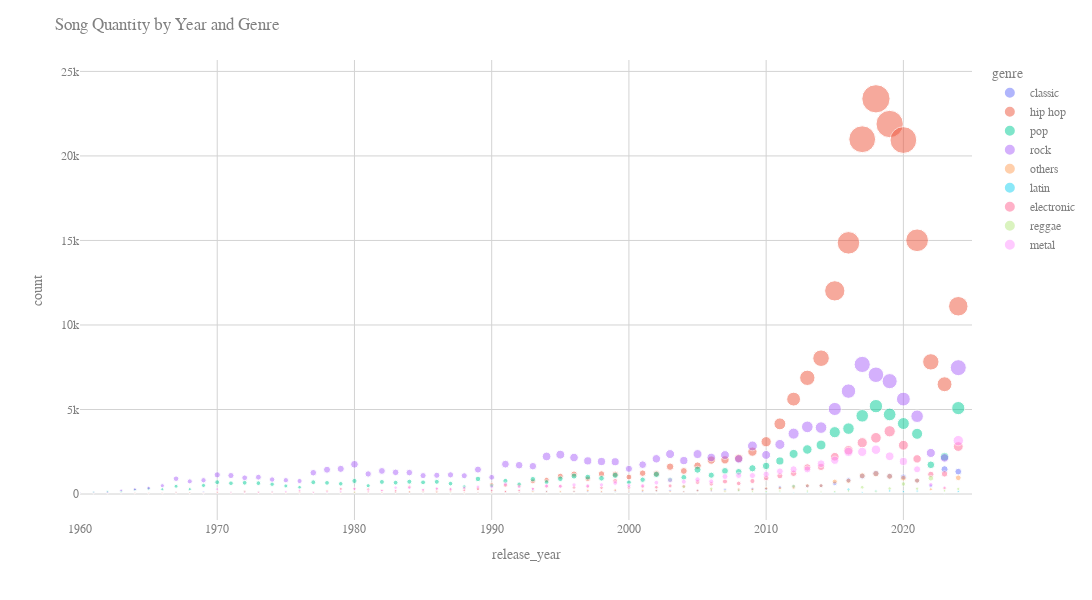

The code cell stored with this chart in its notebook:
### Code cell
# Mapping sub-genres to broader genres
original_mapping = {
    'pop': 'indie pop, pop, pop rock, folk, britpop, j-pop, dream pop, k-pop, pop punk',
    'rock': 'rock, country, blues, alternative rock, psychedelic rock, garage rock, classic rock, hard rock, new wave, alt-country, grunge, math rock, punk, indie, alternative',
    'metal': 'heavy metal, metal, emo, power metal, post-hardcore, progressive metal, thrash metal, black metal, death metal, doom metal, melodic death metal, metalcore, nu metal, deathcore, screamo',
    'electronic': 'electronic, industrial, electro, techno, trance, house, drum and bass, ambient, experimental, lo-fi, dance, trip-hop, chillout, chillwave, synthpop, electropop',
    'hip hop': 'hip hop, rap, trap, cloud rap, hip-hop, emo rap, rnb, grime',
    'classic': 'classical, jazz, swing, gospel',
    'others': 'comedy, soundtrack, worship, soul, disco, christian',
    'latin': 'reggaeton, dancehall, latin',
    'reggae': 'reggae, dub'
}

# Explode the 'genre' column to handle multiple genres per song
genre_mapping = {}
for broad_genre, subgenres in original_mapping.items():
    for sub in subgenres.split(','):
        genre_mapping[sub.strip()] = broad_genre

# Exploding the 'genre' column to handle multiple genres per song
df_exploded = (
  df.copy()
    .assign(genre=lambda d: d['genre'].str.split(','))
    .explode('genre')
    .assign(genre=lambda d: d['genre'].str.strip())
)

# Map sub-genres to broader genres
df_exploded['genre'] = df_exploded['genre'].map(genre_mapping)
df_exploded = df_exploded.dropna(subset=['genre'])

year_genre_counts = df_exploded.groupby(['release_year', 'genre']).size().reset_index(name='count')

# Plotting the song quantity by year and genre
fig = px.scatter(year_genre_counts, x='release_year', y='count',
                 color='genre',
                 size='count',
                 opacity=0.5)

# Setting the size of the markers based on the count, showing period from 1960 to 2025
fig.update_layout(
    title='Song Quantity by Year and Genre',
    font=dict(family='Verdana', size=12, color='Gray'),
    height=600,
    width=1200,
    plot_bgcolor='white',
    paper_bgcolor='white',
    xaxis=dict(
        gridcolor='lightgray',
        zeroline=False,
        range=[1960,2025]
    ),
    yaxis=dict(
        gridcolor='lightgray',
        zeroline=False
    )
)

fig.show()

### Figure 1 — Plotly figure (JSON) as saved in the notebook; plotly's stock layout.template omitted (floating-point values rounded to 4 significant figures)
{"data": [{"hovertemplate": "genre=classic<br>release_year=%{x}<br>count=%{marker.size}<extra></extra>", "legendgroup": "classic", "marker": {"color": "#636efa", "opacity": 0.5, "size": [2, 1, 3, 2, 1, 4, 1, 4, 29, 2, 5, 7, 1, 9, 16, 39, 26, 34, 65, 120, 109, 78, 59, 53, 50, 98, 71, 115, 61, 102, 132, 128, 134, 79, 72, 85, 89, 77, 74, 75, 54, 94, 105, 91, 70, 63, 55, 83, 45, 111, 126, 219, 138, 80, 147, 144, 109, 177, 98, 140, 190, 208, 131, 207, 188, 267, 238, 309, 309, 396, 445, 474, 491, 628, 814, 1058, 1222, 1057, 1012, 793, 482, 1466, 1323], "sizemode": "area", "sizeref": 58.45, "symbol": "circle"}, "mode": "markers", "name": "classic", "orientation": "v", "showlegend": true, "type": "scatter", "x": [1903, 1916, 1921, 1926, 1927, 1931, 1932, 1933, 1939, 1949, 1950, 1953, 1954, 1955, 1956, 1957, 1958, 1959, 1960, 1961, 1962, 1963, 1964, 1965, 1966, 1967, 1968, 1969, 1970, 1971, 1972, 1973, 1974, 1975, 1976, 1977, 1978, 1979, 1980, 1981, 1982, 1983, 1984, 1985, 1986, 1987, 1988, 1989, 1990, 1991, 1992, 1993, 1994, 1995, 1996, 1997, 1998, 1999, 2000, 2001, 2002, 2003, 2004, 2005, 2006, 2007, 2008, 2009, 2010, 2011, 2012, 2013, 2014, 2015, 2016, 2017, 2018, 2019, 2020, 2021, 2022, 2023, 2024], "xaxis": "x", "y": [2, 1, 3, 2, 1, 4, 1, 4, 29, 2, 5, 7, 1, 9, 16, 39, 26, 34, 65, 120, 109, 78, 59, 53, 50, 98, 71, 115, 61, 102, 132, 128, 134, 79, 72, 85, 89, 77, 74, 75, 54, 94, 105, 91, 70, 63, 55, 83, 45, 111, 126, 219, 138, 80, 147, 144, 109, 177, 98, 140, 190, 208, 131, 207, 188, 267, 238, 309, 309, 396, 445, 474, 491, 628, 814, 1058, 1222, 1057, 1012, 793, 482, 1466, 1323], "yaxis": "y"}, {"hovertemplate": "genre=hip hop<br>release_year=%{x}<br>count=%{marker.size}<extra></extra>", "legendgroup": "hip hop", "marker": {"color": "#EF553B", "opacity": 0.5, "size": [1, 1, 1, 3, 1, 1, 2, 2, 1, 1, 14, 1, 4, 1, 2, 12, 2, 4, 11, 16, 11, 16, 18, 22, 42, 30, 48, 58, 51, 44, 56, 37, 49, 58, 102, 70, 39, 78, 82, 151, 77, 74, 81, 64, 62, 78, 100, 82, 85, 84, 120, 121, 170, 171, 199, 315, 325, 556, 518, 489, 751, 829, 1054, 1175, 903, 1187, 1169, 1004, 1234, 1197, 1617, 1363, 1675, 2009, 2020, 2109, 2506, 3092, 4151, 5613, 6874, 8034, 12018, 14858, 20988, 23379, 21888, 20940, 15010, 7817, 6494, 11107], "sizemode": "area", "sizeref": 58.45, "symbol": "circle"}, "mode": "markers", "name": "hip hop", "orientation": "v", "showlegend": true, "type": "scatter", "x": [1904, 1905, 1922, 1926, 1927, 1928, 1930, 1931, 1932, 1938, 1939, 1941, 1944, 1945, 1946, 1948, 1949, 1950, 1951, 1952, 1953, 1954, 1955, 1956, 1957, 1958, 1959, 1960, 1961, 1962, 1963, 1964, 1965, 1966, 1967, 1968, 1969, 1970, 1971, 1972, 1973, 1974, 1975, 1976, 1977, 1978, 1979, 1980, 1981, 1982, 1983, 1984, 1985, 1986, 1987, 1988, 1989, 1990, 1991, 1992, 1993, 1994, 1995, 1996, 1997, 1998, 1999, 2000, 2001, 2002, 2003, 2004, 2005, 2006, 2007, 2008, 2009, 2010, 2011, 2012, 2013, 2014, 2015, 2016, 2017, 2018, 2019, 2020, 2021, 2022, 2023, 2024], "xaxis": "x", "y": [1, 1, 1, 3, 1, 1, 2, 2, 1, 1, 14, 1, 4, 1, 2, 12, 2, 4, 11, 16, 11, 16, 18, 22, 42, 30, 48, 58, 51, 44, 56, 37, 49, 58, 102, 70, 39, 78, 82, 151, 77, 74, 81, 64, 62, 78, 100, 82, 85, 84, 120, 121, 170, 171, 199, 315, 325, 556, 518, 489, 751, 829, 1054, 1175, 903, 1187, 1169, 1004, 1234, 1197, 1617, 1363, 1675, 2009, 2020, 2109, 2506, 3092, 4151, 5613, 6874, 8034, 12018, 14858, 20988, 23379, 21888, 20940, 15010, 7817, 6494, 11107], "yaxis": "y"}, {"hovertemplate": "genre=pop<br>release_year=%{x}<br>count=%{marker.size}<extra></extra>", "legendgroup": "pop", "marker": {"color": "#00cc96", "opacity": 0.5, "size": [1, 1, 2, 3, 1, 1, 9, 1, 16, 6, 2, 5, 28, 54, 21, 37, 53, 108, 140, 163, 254, 317, 285, 462, 288, 508, 699, 639, 666, 642, 582, 479, 400, 696, 660, 605, 774, 491, 715, 671, 729, 690, 722, 616, 436, 892, 492, 773, 581, 877, 704, 903, 1060, 1002, 933, 1109, 690, 847, 1158, 844, 985, 1438, 1114, 1367, 1312, 1523, 1662, 1955, 2373, 2634, 2898, 3657, 3869, 4626, 5198, 4707, 4170, 3561, 1728, 2205, 5083], "sizemode": "area", "sizeref": 58.45, "symbol": "circle"}, "mode": "markers", "name": "pop", "orientation": "v", "showlegend": true, "type": "scatter", "x": [1916, 1920, 1928, 1938, 1939, 1949, 1950, 1951, 1952, 1953, 1954, 1955, 1956, 1957, 1958, 1959, 1960, 1961, 1962, 1963, 1964, 1965, 1966, 1967, 1968, 1969, 1970, 1971, 1972, 1973, 1974, 1975, 1976, 1977, 1978, 1979, 1980, 1981, 1982, 1983, 1984, 1985, 1986, 1987, 1988, 1989, 1990, 1991, 1992, 1993, 1994, 1995, 1996, 1997, 1998, 1999, 2000, 2001, 2002, 2003, 2004, 2005, 2006, 2007, 2008, 2009, 2010, 2011, 2012, 2013, 2014, 2015, 2016, 2017, 2018, 2019, 2020, 2021, 2022, 2023, 2024], "xaxis": "x", "y": [1, 1, 2, 3, 1, 1, 9, 1, 16, 6, 2, 5, 28, 54, 21, 37, 53, 108, 140, 163, 254, 317, 285, 462, 288, 508, 699, 639, 666, 642, 582, 479, 400, 696, 660, 605, 774, 491, 715, 671, 729, 690, 722, 616, 436, 892, 492, 773, 581, 877, 704, 903, 1060, 1002, 933, 1109, 690, 847, 1158, 844, 985, 1438, 1114, 1367, 1312, 1523, 1662, 1955, 2373, 2634, 2898, 3657, 3869, 4626, 5198, 4707, 4170, 3561, 1728, 2205, 5083], "yaxis": "y"}, {"hovertemplate": "genre=rock<br>release_year=%{x}<br>count=%{marker.size}<extra></extra>", "legendgroup": "rock", "marker": {"color": "#ab63fa", "opacity": 0.5, "size": [1, 1, 5, 1, 1, 16, 3, 15, 1, 7, 3, 27, 4, 4, 13, 19, 40, 15, 31, 66, 63, 104, 216, 281, 357, 494, 905, 749, 814, 1133, 1093, 960, 997, 857, 818, 768, 1259, 1438, 1488, 1759, 1187, 1365, 1282, 1267, 1089, 1109, 1133, 1082, 1445, 990, 1768, 1705, 1647, 2221, 2329, 2157, 1960, 1923, 1909, 1492, 1736, 2084, 2364, 1976, 2363, 2164, 2306, 2077, 2846, 2312, 2933, 3572, 3972, 3929, 5031, 6088, 7666, 7055, 6677, 5616, 4602, 2429, 2136, 7474], "sizemode": "area", "sizeref": 58.45, "symbol": "circle"}, "mode": "markers", "name": "rock", "orientation": "v", "showlegend": true, "type": "scatter", "x": [1916, 1920, 1926, 1927, 1928, 1929, 1938, 1939, 1949, 1950, 1951, 1952, 1953, 1954, 1955, 1956, 1957, 1958, 1959, 1960, 1961, 1962, 1963, 1964, 1965, 1966, 1967, 1968, 1969, 1970, 1971, 1972, 1973, 1974, 1975, 1976, 1977, 1978, 1979, 1980, 1981, 1982, 1983, 1984, 1985, 1986, 1987, 1988, 1989, 1990, 1991, 1992, 1993, 1994, 1995, 1996, 1997, 1998, 1999, 2000, 2001, 2002, 2003, 2004, 2005, 2006, 2007, 2008, 2009, 2010, 2011, 2012, 2013, 2014, 2015, 2016, 2017, 2018, 2019, 2020, 2021, 2022, 2023, 2024], "xaxis": "x", "y": [1, 1, 5, 1, 1, 16, 3, 15, 1, 7, 3, 27, 4, 4, 13, 19, 40, 15, 31, 66, 63, 104, 216, 281, 357, 494, 905, 749, 814, 1133, 1093, 960, 997, 857, 818, 768, 1259, 1438, 1488, 1759, 1187, 1365, 1282, 1267, 1089, 1109, 1133, 1082, 1445, 990, 1768, 1705, 1647, 2221, 2329, 2157, 1960, 1923, 1909, 1492, 1736, 2084, 2364, 1976, 2363, 2164, 2306, 2077, 2846, 2312, 2933, 3572, 3972, 3929, 5031, 6088, 7666, 7055, 6677, 5616, 4602, 2429, 2136, 7474], "yaxis": "y"}, {"hovertemplate": "genre=others<br>release_year=%{x}<br>count=%{marker.size}<extra></extra>", "legendgroup": "others", "marker": {"color": "#FFA15A", "opacity": 0.5, "size": [15, 1, 3, 3, 2, 5, 3, 15, 28, 18, 60, 58, 53, 50, 78, 65, 111, 87, 78, 120, 105, 96, 166, 113, 195, 75, 123, 138, 79, 75, 131, 132, 97, 42, 81, 100, 85, 135, 106, 166, 139, 141, 164, 211, 138, 230, 126, 211, 208, 147, 136, 209, 238, 166, 275, 262, 332, 342, 375, 491, 492, 735, 784, 1078, 1200, 1045, 939, 794, 282, 334, 959], "sizemode": "area", "sizeref": 58.45, "symbol": "circle"}, "mode": "markers", "name": "others", "orientation": "v", "showlegend": true, "type": "scatter", "x": [1953, 1954, 1956, 1957, 1958, 1959, 1960, 1961, 1962, 1963, 1964, 1965, 1966, 1967, 1968, 1969, 1970, 1971, 1972, 1973, 1974, 1975, 1976, 1977, 1978, 1979, 1980, 1981, 1982, 1983, 1984, 1985, 1986, 1987, 1988, 1989, 1990, 1991, 1992, 1993, 1994, 1995, 1996, 1997, 1998, 1999, 2000, 2001, 2002, 2003, 2004, 2005, 2006, 2007, 2008, 2009, 2010, 2011, 2012, 2013, 2014, 2015, 2016, 2017, 2018, 2019, 2020, 2021, 2022, 2023, 2024], "xaxis": "x", "y": [15, 1, 3, 3, 2, 5, 3, 15, 28, 18, 60, 58, 53, 50, 78, 65, 111, 87, 78, 120, 105, 96, 166, 113, 195, 75, 123, 138, 79, 75, 131, 132, 97, 42, 81, 100, 85, 135, 106, 166, 139, 141, 164, 211, 138, 230, 126, 211, 208, 147, 136, 209, 238, 166, 275, 262, 332, 342, 375, 491, 492, 735, 784, 1078, 1200, 1045, 939, 794, 282, 334, 959], "yaxis": "y"}, {"hovertemplate": "genre=latin<br>release_year=%{x}<br>count=%{marker.size}<extra></extra>", "legendgroup": "latin", "marker": {"color": "#19d3f3", "opacity": 0.5, "size": [1, 7, 1, 1, 4, 6, 4, 1, 2, 2, 4, 1, 9, 8, 7, 14, 4, 20, 14, 25, 12, 5, 13, 11, 6, 16, 15, 39, 12, 33, 94, 53, 64, 80, 40, 110, 272, 100, 181, 188, 141, 179, 55, 30, 160], "sizemode": "area", "sizeref": 58.45, "symbol": "circle"}, "mode": "markers", "name": "latin", "orientation": "v", "showlegend": true, "type": "scatter", "x": [1954, 1967, 1968, 1979, 1980, 1982, 1984, 1985, 1987, 1988, 1990, 1991, 1992, 1993, 1994, 1995, 1996, 1997, 1998, 1999, 2000, 2001, 2002, 2003, 2004, 2005, 2006, 2007, 2008, 2009, 2010, 2011, 2012, 2013, 2014, 2015, 2016, 2017, 2018, 2019, 2020, 2021, 2022, 2023, 2024], "xaxis": "x", "y": [1, 7, 1, 1, 4, 6, 4, 1, 2, 2, 4, 1, 9, 8, 7, 14, 4, 20, 14, 25, 12, 5, 13, 11, 6, 16, 15, 39, 12, 33, 94, 53, 64, 80, 40, 110, 272, 100, 181, 188, 141, 179, 55, 30, 160], "yaxis": "y"}, {"hovertemplate": "genre=electronic<br>release_year=%{x}<br>count=%{marker.size}<extra></extra>", "legendgroup": "electronic", "marker": {"color": "#FF6692", "opacity": 0.5, "size": [2, 26, 21, 8, 30, 13, 45, 108, 59, 73, 93, 116, 70, 65, 103, 158, 299, 305, 277, 218, 197, 416, 238, 304, 296, 218, 302, 204, 153, 213, 309, 452, 464, 392, 442, 373, 769, 395, 439, 401, 480, 464, 714, 600, 742, 626, 769, 952, 1077, 1226, 1576, 1607, 2204, 2590, 3036, 3325, 3712, 2885, 2078, 1164, 1190, 2809], "sizemode": "area", "sizeref": 58.45, "symbol": "circle"}, "mode": "markers", "name": "electronic", "orientation": "v", "showlegend": true, "type": "scatter", "x": [1961, 1964, 1965, 1966, 1967, 1968, 1969, 1970, 1971, 1972, 1973, 1974, 1975, 1976, 1977, 1978, 1979, 1980, 1981, 1982, 1983, 1984, 1985, 1986, 1987, 1988, 1989, 1990, 1991, 1992, 1993, 1994, 1995, 1996, 1997, 1998, 1999, 2000, 2001, 2002, 2003, 2004, 2005, 2006, 2007, 2008, 2009, 2010, 2011, 2012, 2013, 2014, 2015, 2016, 2017, 2018, 2019, 2020, 2021, 2022, 2023, 2024], "xaxis": "x", "y": [2, 26, 21, 8, 30, 13, 45, 108, 59, 73, 93, 116, 70, 65, 103, 158, 299, 305, 277, 218, 197, 416, 238, 304, 296, 218, 302, 204, 153, 213, 309, 452, 464, 392, 442, 373, 769, 395, 439, 401, 480, 464, 714, 600, 742, 626, 769, 952, 1077, 1226, 1576, 1607, 2204, 2590, 3036, 3325, 3712, 2885, 2078, 1164, 1190, 2809], "yaxis": "y"}, {"hovertemplate": "genre=reggae<br>release_year=%{x}<br>count=%{marker.size}<extra></extra>", "legendgroup": "reggae", "marker": {"color": "#B6E880", "opacity": 0.5, "size": [2, 5, 1, 2, 10, 17, 7, 13, 22, 18, 7, 36, 90, 7, 20, 14, 16, 25, 4, 69, 18, 11, 7, 24, 12, 38, 37, 57, 27, 52, 37, 70, 20, 37, 36, 42, 430, 48, 317, 182, 206, 138, 148, 182, 464, 175, 127, 146, 181, 398, 168, 328, 593, 317, 936, 190, 301], "sizemode": "area", "sizeref": 58.45, "symbol": "circle"}, "mode": "markers", "name": "reggae", "orientation": "v", "showlegend": true, "type": "scatter", "x": [1967, 1968, 1969, 1970, 1972, 1973, 1974, 1975, 1976, 1977, 1978, 1979, 1980, 1981, 1982, 1983, 1984, 1985, 1986, 1987, 1988, 1989, 1990, 1991, 1992, 1993, 1994, 1995, 1996, 1997, 1998, 1999, 2000, 2001, 2002, 2003, 2004, 2005, 2006, 2007, 2008, 2009, 2010, 2011, 2012, 2013, 2014, 2015, 2016, 2017, 2018, 2019, 2020, 2021, 2022, 2023, 2024], "xaxis": "x", "y": [2, 5, 1, 2, 10, 17, 7, 13, 22, 18, 7, 36, 90, 7, 20, 14, 16, 25, 4, 69, 18, 11, 7, 24, 12, 38, 37, 57, 27, 52, 37, 70, 20, 37, 36, 42, 430, 48, 317, 182, 206, 138, 148, 182, 464, 175, 127, 146, 181, 398, 168, 328, 593, 317, 936, 190, 301], "yaxis": "y"}, {"hovertemplate": "genre=metal<br>release_year=%{x}<br>count=%{marker.size}<extra></extra>", "legendgroup": "metal", "marker": {"color": "#FF97FF", "opacity": 0.5, "size": [4, 20, 289, 79, 78, 80, 50, 154, 212, 101, 125, 162, 307, 186, 198, 375, 364, 249, 329, 286, 363, 421, 434, 580, 429, 310, 488, 456, 540, 486, 542, 648, 503, 498, 670, 815, 725, 859, 747, 1032, 1100, 1092, 1170, 1345, 1463, 1455, 1793, 1998, 2493, 2494, 2620, 2234, 1928, 1462, 559, 374, 3159], "sizemode": "area", "sizeref": 58.45, "symbol": "circle"}, "mode": "markers", "name": "metal", "orientation": "v", "showlegend": true, "type": "scatter", "x": [1968, 1969, 1970, 1971, 1972, 1973, 1974, 1975, 1976, 1977, 1978, 1979, 1980, 1981, 1982, 1983, 1984, 1985, 1986, 1987, 1988, 1989, 1990, 1991, 1992, 1993, 1994, 1995, 1996, 1997, 1998, 1999, 2000, 2001, 2002, 2003, 2004, 2005, 2006, 2007, 2008, 2009, 2010, 2011, 2012, 2013, 2014, 2015, 2016, 2017, 2018, 2019, 2020, 2021, 2022, 2023, 2024], "xaxis": "x", "y": [4, 20, 289, 79, 78, 80, 50, 154, 212, 101, 125, 162, 307, 186, 198, 375, 364, 249, 329, 286, 363, 421, 434, 580, 429, 310, 488, 456, 540, 486, 542, 648, 503, 498, 670, 815, 725, 859, 747, 1032, 1100, 1092, 1170, 1345, 1463, 1455, 1793, 1998, 2493, 2494, 2620, 2234, 1928, 1462, 559, 374, 3159], "yaxis": "y"}], "layout": {"font": {"color": "Gray", "family": "Verdana", "size": 12}, "height": 600, "legend": {"itemsizing": "constant", "title": {"text": "genre"}, "tracegroupgap": 0}, "margin": {"t": 60}, "paper_bgcolor": "white", "plot_bgcolor": "white", "title": {"text": "Song Quantity by Year and Genre"}, "width": 1200, "xaxis": {"anchor": "y", "domain": [0, 1], "gridcolor": "lightgray", "range": [1960, 2025], "title": {"text": "release_year"}, "zeroline": false}, "yaxis": {"anchor": "x", "domain": [0, 1], "gridcolor": "lightgray", "title": {"text": "count"}, "zeroline": false}}}
